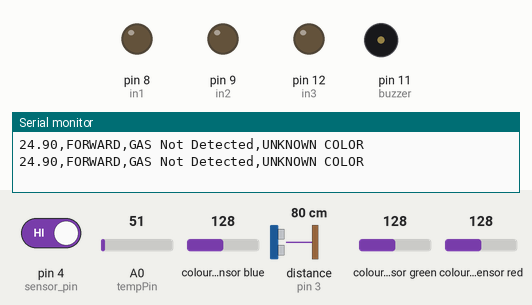
Bench run of a sketch on a simulated Arduino Uno, built with avr-gcc and run on an emulated ATmega328P. On the bench: output pins drawn as LEDs (lit = HIGH), buzzer (waves = sounding, pin HIGH), the last lines printed to the serial monitor. Wiring (inferred from the names in the program): ultrasonic range finder: trigger pin 2; echo pin 3. The test bench sets the inputs (shaded band); at power-on: distance to the obstacle (sensor on pin 3) 80 cm, pin 4 (sensor_pin) HIGH, A0 (tempPin) = 51, colour sensor blue 128, colour sensor green 128, colour sensor red 128. The echo pulse lasts 58.3 µs per cm; pins used as bus, display or sensor lines are not drawn.

Above: at 2.3 s.
2.4 s: distance to the obstacle (sensor on pin 3) set to 38 cm
4.5 s: distance to the obstacle (sensor on pin 3) set to 32 cm
At 5.0 s:
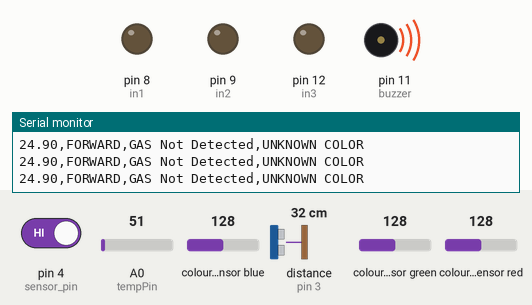
Timing chart, 0 to 7.5 s (numbered marks = the images above; inputs shaded):
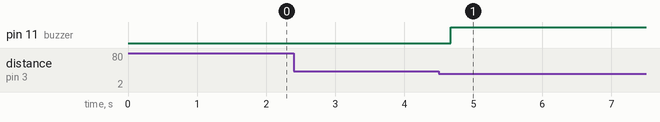

Measured:
- the behaviour switches between 36 and 35 cm on distance to the obstacle (sensor on pin 3) (found by bisection; images 0 and 1)
- after the input at 4.5 s, pin 11 (buzzer): LOW → HIGH after 0.17 s

The sketch:

camo.ino
```cpp
#include <Wire.h>
#include <Adafruit_TCS34725.h>

Adafruit_TCS34725 tcs = Adafruit_TCS34725(TCS34725_INTEGRATIONTIME_50MS, TCS34725_GAIN_4X);
float t;
int tempPin = A0;
const int trig_Pin = 2;
const int echo_Pin = 3;
long duration;
int d;
#define sensor_pin 4
int sensor_value;

const int Pin = 6;
//int pirPin = 6;
String str, S, M, m, G, C;
int in1 = 8;
int in2 = 9;
int in3 = 12;
int buzzer = 11;
void setup() {
  Serial.begin(9600);
  // Initialize the TCS34725 sensor
  if (!tcs.begin()) {
    //Serial.println("Color sensor not found. Please check wiring!");
    while (1);
  }
  pinMode(trig_Pin, OUTPUT); // Sets the trigPin as an Output
  pinMode(echo_Pin, INPUT);
  pinMode(Pin, INPUT);
  pinMode(buzzer, OUTPUT);
  pinMode(in1, OUTPUT);
  pinMode(in2, OUTPUT);
  pinMode(in3, OUTPUT);
  pinMode(sensor_pin, INPUT);
//  digitalWrite(in1, LOW);
//  digitalWrite(in2, LOW);
//  digitalWrite(in3, LOW);
}

void loop() {
  // put your main code here, to run repeatedly:
  get_temp();
  distance();
  gas_stat();
  //metal_status();
  colour();
  str = String(t) + "," + String(S) + "," + String(G)  + "," + String(C);
  Serial.println(str);
  delay(1000);
}

void get_temp() {
  t = analogRead(tempPin);
  // read analog volt from sensor and save to variable temp
  t = t * 0.48828125;
}

void distance() {
  // Clears the trigPin
  digitalWrite(trig_Pin, LOW);
  delayMicroseconds(2);
  // Sets the trigPin on HIGH state for 10 micro seconds
  digitalWrite(trig_Pin, HIGH);
  delayMicroseconds(10);
  digitalWrite(trig_Pin, LOW);
  // Reads the echoPin, returns the sound wave travel time in microseconds
  duration = pulseIn(echo_Pin, HIGH);
  // Calculating the distance
  d = duration * 0.034 / 2;
  // Prints the distance on the Serial Monitor

  if (d < 35 ) {

    S = "STOP!ALERT!";
    digitalWrite(buzzer, HIGH);
  }
  else {

    S = "FORWARD";
    digitalWrite(buzzer, LOW);
  }

}

void gas_stat() {
  sensor_value = digitalRead(sensor_pin);

  if (sensor_value == LOW) {
    G = "GAS Detected";
  }
  else {
    G = "GAS Not Detected";
  }
}

//void metal_status() {
//  int sensorValue = digitalRead(Pin);
//  if (sensorValue == LOW) {
//    M = "METAL DETECTED!";
//
//  }
//  else {
//    M = "..........";
//
//  }
//}

void colour() {
  // Read RGB color values from the TCS34725 sensor
  uint16_t r, g, b, c;
  tcs.getRawData(&r, &g, &b, &c);

  // Print RGB values to serial monitor
//  Serial.print("Red: "); Serial.print(r);
//  Serial.print(" Green: "); Serial.print(g);
//  Serial.print(" Blue: "); Serial.print(b);
//  Serial.print(" Clear: "); Serial.println(c);

  // Check if the sensed color meets a certain condition (example: red)
  if (r > 200 && g < 100 && b < 100) {
    // Activate relay channels to perform an action (example: turn on devices)
    digitalWrite(in1, HIGH);
    digitalWrite(in2, LOW);
    digitalWrite(in3, LOW);
    C = "Red color";
  } else if (g > 100 && r < 100 && b < 100) {
    digitalWrite(in1, LOW);
    digitalWrite(in2, HIGH);
    digitalWrite(in3, LOW);
    C = "Green color";
  } else if (b > 100 && r < 100 && g < 100) {
    digitalWrite(in1, LOW);
    digitalWrite(in2, LOW);
    digitalWrite(in3, HIGH);
    C = "Blue color";
  } else {
    // Deactivate all relay channels if no color condition is met
    C = "UNKNOWN COLOR";
    digitalWrite(in1, LOW);
    digitalWrite(in2, LOW);
    digitalWrite(in3, LOW);
  }

  // Add a delay before the next reading
  delay(500);
}
```
